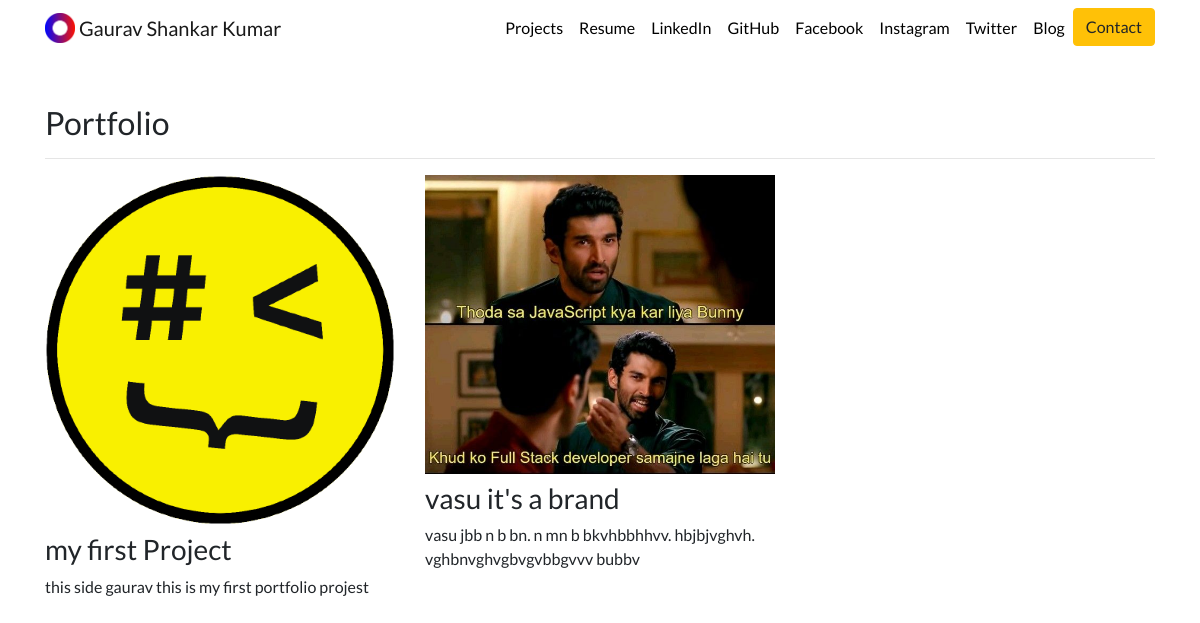
Before: /projects/ with the older database file.
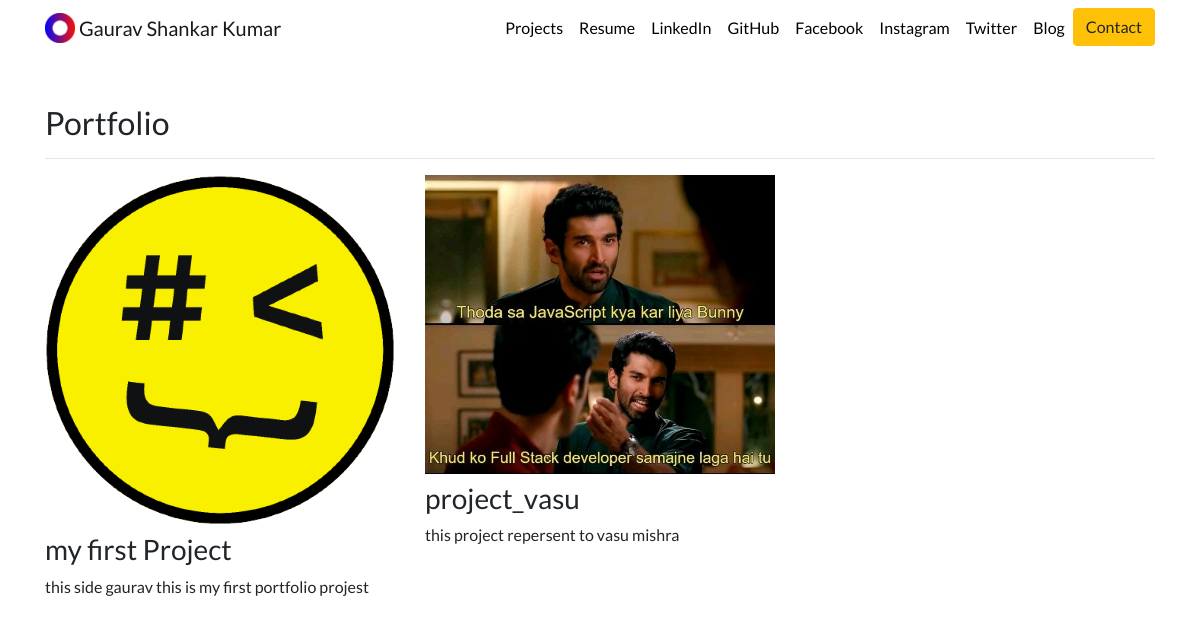
After: the same page with the newer database file.
### portfolio/models.py (models this page shows, shortened)
class Project(models.Model):
    title = models.CharField(max_length=100)
    description = models.CharField(max_length=250)
    image = models.CharField(max_length=1000)
    url = models.URLField(blank=True)

### portfolio/views.py (the view)
# urls.py: path('projects/',views.projects, name='projects_detail')
def projects(request):
    projects = Project.objects.all()
    return render (request,'portfolio/projects.html', {'projects':projects})

### portfolio/templates/portfolio/projects.html
{% extends "portfolio/base.html" %} {% load static %} {% block content %}
<h2 class="mt-5">Portfolio</h2>
<hr />
<div class="row">
  {% for project in projects %}
  <div class="col-lg-4 col-md-6">
    {% if project.url %}
    <a href="{{ project.url }}" target="_blank">
      <img src="{{ project.image }}" width="400" height="400" class="img-fluid mb-2" />
    </a>
    {% else %}
    <img src="{{ project.image }}" width="400" height="400" class="img-fluid mb-2" />
    {% endif %}
    <h3>{{ project.title }}</h3>
    <p>{{ project.description }}</p>
  </div>
  {% endfor %}
</div>
{% endblock content %}

### portfolio/templates/portfolio/base.html (shortened to what this page needs)
{% load static %}
<!DOCTYPE html>
<html lang="en">
<head>
  <link rel="stylesheet" href="https://stackpath.bootstrapcdn.com/bootstrap/4.4.1/css/bootstrap.min.css"
 />
  <link rel="stylesheet" href="{% static " portfolio/custom.css" %}">
</head>
<body>
  <nav id="topNav" class="navbar navbar-expand-md navbar-light">
    <div class="container">
      <a class="navbar-brand" href="{% url 'portfolio:home' %}">
        <img src="{% static " portfolio/logo.jpg" %}" width="30" height="30" class="d-inline-block align-top"
          alt="Gaurav's Logo" />
        <span>Gaurav Shankar Kumar</span>
      </a>
      <div class="collapse navbar-collapse text-center" id="navbarNav">
        <ul class="navbar-nav ml-auto">
          <li class="nav-item">
            <a class="nav-link" href="{% url 'portfolio:projects_detail' %}">Projects</a>
          </li>
          <li class="nav-item">
            <a class="nav-link"
              href="https://drive.google.com/file/d/1RJI3kTGb9PZ1AUkCyO3DEMjCP_hllU_q/view?usp=sharing"
              target="_blank">Resume</a>
          </li>
          <li class="nav-item">
            <a class="nav-link" href="https://www.linkedin.com/in/gauravshankarkumar/" target="_blank">LinkedIn</a>
          </li>
          <li class="nav-item">
            <a class="nav-link" href="https://github.com/gauravshankarkumar" target="_blank">GitHub</a>
          </li>
          <li class="nav-item">
            <a class="nav-link" href="https://www.facebook.com/gauravshankarkumar" target="_blank">Facebook</a>
          </li>
          <li class="nav-item">
            <a class="nav-link" href="https://www.instagram.com/gauravshankarkumar/" target="_blank">Instagram</a>
          </li>
          <li class="nav-item">
            <a class="nav-link" href="https://twitter.com/gauravshankarkr" target="_blank">Twitter</a>
          </li>
          <li class="nav-item">
            <a class="nav-link" href="{% url 'blog:all_blogs' %}">Blog</a>
          </li>
          <li>
            <a role="button" href="{% url 'contact:contact_us' %}" class="btn btn-warning">Contact</a>
          </li>
        </ul>
      </div>
    </div>
  </nav>
  <div class="container">{% block content %}{% endblock content %}</div>
</body>
</html>

### static/portfolio/custom.css (style rules this page uses)
.navbar-nav .nav-link { color: rgba(0, 0, 0, 1) !important; }
body { font-family: "Lato", sans-serif; }

Changed rows visible on the page:
removed Project: image (picture), title "vasu it's a brand", description "vasu jbb n b bn. n mn b bkvhbbhhvv. hbjbjvghvh. vghbnvghvgbvgvbbgvvv bubbv"
changed Project "my first Project": image: picture added; image: picture removed
added Project: image (picture), title "project_vasu", description "this project repersent to vasu mishra"
